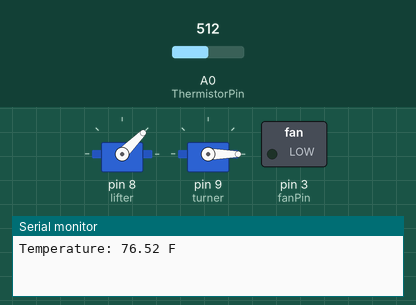
Simulated run of this sketch. Board: Arduino Uno, built with avr-gcc and run on an emulated ATmega328P. On the bench: 2 × servo, switched loads named in the sketch (green lamp = pin HIGH), the last lines printed to the serial monitor. Inputs (shaded band) come from the test bench; at power-on: A0 (ThermistorPin) = 512.

Above: at 18.0 s.
18.1 s: A0 (ThermistorPin) set to 535
At 22.9 s:
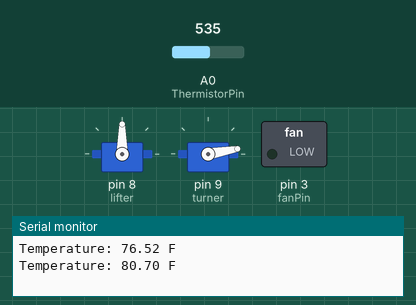
At 25.6 s:
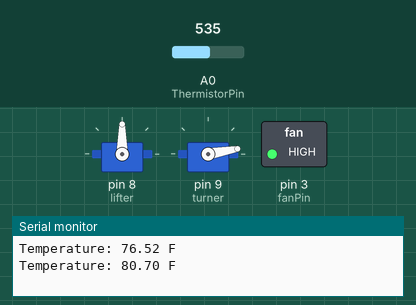
31.6 s: A0 (ThermistorPin) set to 511
At 32.6 s:
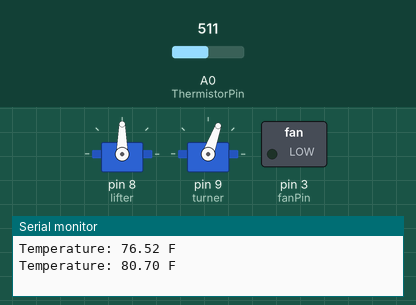
Timing chart, 0 to 49.5 s (numbered marks = the images above; inputs shaded):
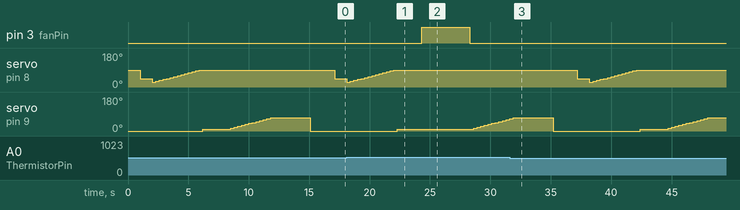

Measured:
- the behaviour switches between 520 and 521 on A0 (ThermistorPin) (found by bisection; images 0 and 1)
- after the input at 18.1 s, pin 3 (fanPin): LOW → HIGH after 6.2 s, → LOW 4.0 s later
- after the input at 31.6 s, pin 3 (fanPin): stays LOW (without the input it goes to HIGH after 12.8 s)

The sketch:

selfServe2.0.ino
```cpp
#include <Servo.h>
//#include <math.h>

//for 50K thermistor
int ThermistorPin = 0; //analog pin
int Vo;
float R1 = 10000; /*You only need to know the magnitude of your thermistor. For example, if your thermistor resistance is 34,000 Ohms, it is a 10K thermistor.
                   If it’s 340,000 Ohms, it’s a 100K thermsitor. */
float logR2, R2, T;
float c1 = 1.009249522e-03, c2 = 2.378405444e-04, c3 = 2.019202697e-07; //constants for resitance to temperature conversion

const int fanPin = 3;

Servo lifter;
Servo turner;

void setup() {
  Serial.begin(9600);
  lifter.attach(8);
  turner.attach(9);
  lifter.write(90); // spoon is almost at 180 degrees
  turner.write(0); // turner faces spoon toward bowl
  pinMode(fanPin, OUTPUT);
  digitalWrite(fanPin, LOW);
}

void loop() {
  //lower arm into bowl
  lifter.write(90);
  delay(1000);
  lifter.write(45);
  delay(1000);

  //calculate resistance of thermistor
  Vo = analogRead(ThermistorPin);
  R2 = R1 * (1023.0 / (float)Vo - 1.0);
  logR2 = log(R2);
  //translate resistance to temperature.
  T = (1.0 / (c1 + c2*logR2 + c3*logR2*logR2*logR2));
  T = T - 273.15; //kelvins to celsius
  T = (T * 9.0)/ 5.0 + 32.0; //celsius to fahrenheit

  Serial.print("Temperature: ");
  Serial.print(T);
  Serial.println(" F");

  //slowly lift arm
  for(int n=25; n <= 90; n+=5){
    lifter.write(n);
    delay(300);
  }


  turner.write(10);
  delay(2000);

  //if food is hot turn fan on
  if(T > 78){
    digitalWrite(fanPin,HIGH);
    delay(4000);
    digitalWrite(fanPin,LOW);
  }

  //turn spoon towards user
  for(int n=10; n <= 70; n+=5){
    turner.write(n);
    delay(300);
  }

  //reset position
  delay(3000);
  turner.write(0);
  delay(1000);
}
```

selfServe2.0.cpp
```cpp
#include <Servo.h>

//for 50K thermistor
int ThermistorPin = 0; //analog pin
int Vo;
float R1 = 10000; /*You only need to know the magnitude of your thermistor. For example, if your thermistor resistance is 34,000 Ohms, it is a 10K thermistor.
                   If it’s 340,000 Ohms, it’s a 100K thermsitor. */
float logR2, R2, T;
float c1 = 1.009249522e-03, c2 = 2.378405444e-04, c3 = 2.019202697e-07; //constants for resitance to temperature conversion

const int fanPin = 3;

Servo lifter;
Servo turner;

void setup() {
  Serial.begin(9600);
  lifter.attach(8);
  turner.attach(9);
  lifter.write(90); // spoon is almost at 180 degrees
  turner.write(0); // turner faces spoon toward bowl
  pinMode(fanPin, OUTPUT);
  digitalWrite(fanPin, LOW);
}

void loop() {
  //lower arm into bowl
  lifter.write(90);
  delay(1000);
  lifter.write(45);
  delay(1000);

  //calculate resistance of thermistor
  Vo = analogRead(ThermistorPin);
  R2 = R1 * (1023.0 / (float)Vo - 1.0);
  logR2 = log(R2);
  //translate resistance to temperature.
  T = (1.0 / (c1 + c2*logR2 + c3*logR2*logR2*logR2));
  T = T - 273.15; //kelvins to celsius
  T = (T * 9.0)/ 5.0 + 32.0; //celsius to fahrenheit

  Serial.print("Temperature: ");
  Serial.print(T);
  Serial.println(" F");

  //slowly lift arm
  for(int n=25; n <= 90; n+=5){
    lifter.write(n);
    delay(300);
  }


  turner.write(10);
  delay(2000);

  //if food is hot turn fan on
  if(T > 78){
    digitalWrite(fanPin,HIGH);
    delay(4000);
    digitalWrite(fanPin,LOW);
  }

  //turn spoon towards user
  for(int n=10; n <= 70; n+=5){
    turner.write(n);
    delay(300);
  }

  //reset position
  delay(3000);
  turner.write(0);
  delay(1000);
}
```
